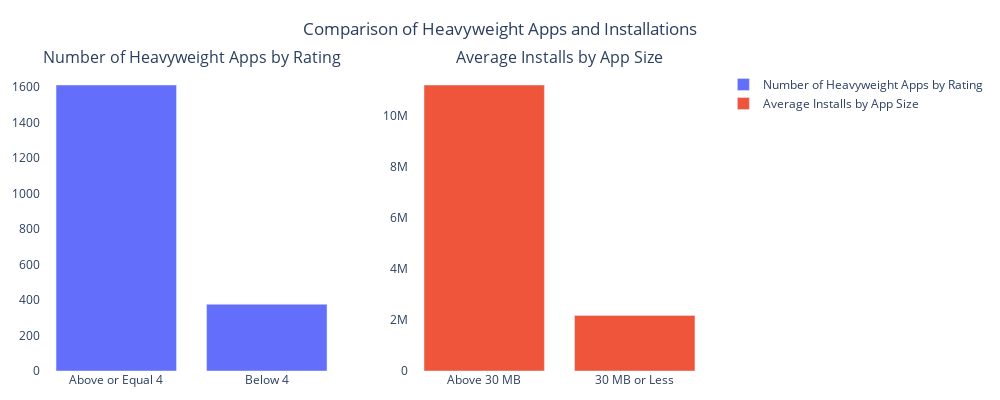

Notebook cell for this chart:
### Markdown cell above
ניתן לראות את החלוקה בפיזור האפליקציות. אפליקציות הגדולות מ-30 מגה-בייט מדורגות בעיקר בדירוג הגבוה יותר באופן ברור יותר

### Code cell
heavy_apps = size_apps[size_apps['Size_MB'] > 30]

total_heavy_apps = heavy_apps.shape[0]
high_rating_apps = heavy_apps[heavy_apps['Rating'] >= 4].shape[0]
low_rating_apps = heavy_apps[heavy_apps['Rating'] < 4].shape[0]

data1 = {'Rating Category': ['Above or Equal 4', 'Below 4'],'Count': [high_rating_apps, low_rating_apps]}

df1 = pd.DataFrame(data1)

large_apps = size_apps[size_apps['Size_MB'] > 30]
small_apps = size_apps[size_apps['Size_MB'] <= 30]

large_apps = large_apps[large_apps['Installs'] <= 100000000]
small_apps = small_apps[small_apps['Installs'] <= 100000000]
average_installs_large = large_apps['Installs'].mean()
average_installs_small = small_apps['Installs'].mean()

data2 = {'Size Category': ['Above 30 MB', '30 MB or Less'],'Average Installs': [average_installs_large, average_installs_small]}

df2 = pd.DataFrame(data2)

fig = make_subplots(rows=1, cols=2, subplot_titles=("Number of Heavyweight Apps by Rating", "Average Installs by App Size"))
fig.add_trace(go.Bar(x=df1['Rating Category'], y=df1['Count'], name='Number of Heavyweight Apps by Rating'), row=1, col=1)
fig.add_trace(go.Bar(x=df2['Size Category'], y=df2['Average Installs'], name='Average Installs by App Size'), row=1, col=2)

fig.update_layout(title_text='Comparison of Heavyweight Apps and Installations', width=1000, height=400, margin=dict(t=50, b=0, l=0, r=0))
fig.update_layout(title='Comparison of Heavyweight Apps and Installations',margin=dict(l=20, r=20, t=70, b=20),title_x=0.5,plot_bgcolor='rgba(0,0,0,0)',paper_bgcolor='rgba(0,0,0,0)')

fig.show()

### Figure 1 — Plotly figure (JSON) as saved in the notebook; plotly's stock layout.template omitted (floating-point values rounded to 4 significant figures)
{"data": [{"name": "Number of Heavyweight Apps by Rating", "type": "bar", "x": ["Above or Equal 4", "Below 4"], "xaxis": "x", "y": [1611, 376], "yaxis": "y"}, {"name": "Average Installs by App Size", "type": "bar", "x": ["Above 30 MB", "30 MB or Less"], "xaxis": "x2", "y": [11180000.0, 2175000.0], "yaxis": "y2"}], "layout": {"annotations": [{"font": {"size": 16}, "showarrow": false, "text": "Number of Heavyweight Apps by Rating", "x": 0.225, "xanchor": "center", "xref": "paper", "y": 1, "yanchor": "bottom", "yref": "paper"}, {"font": {"size": 16}, "showarrow": false, "text": "Average Installs by App Size", "x": 0.775, "xanchor": "center", "xref": "paper", "y": 1, "yanchor": "bottom", "yref": "paper"}], "height": 400, "margin": {"b": 20, "l": 20, "r": 20, "t": 70}, "paper_bgcolor": "rgba(0, 0, 0, 0)", "plot_bgcolor": "rgba(0, 0, 0, 0)", "title": {"text": "Comparison of Heavyweight Apps and Installations", "x": 0.5}, "width": 1000, "xaxis": {"anchor": "y", "autorange": true, "domain": [0, 0.45], "range": [-0.5, 1.5], "type": "category"}, "xaxis2": {"anchor": "y2", "autorange": true, "domain": [0.55, 1], "range": [-0.5, 1.5], "type": "category"}, "yaxis": {"anchor": "x", "autorange": true, "domain": [0, 1], "range": [0, 1696.0], "type": "linear"}, "yaxis2": {"anchor": "x2", "autorange": true, "domain": [0, 1], "range": [0, 11770000.0], "type": "linear"}}}
